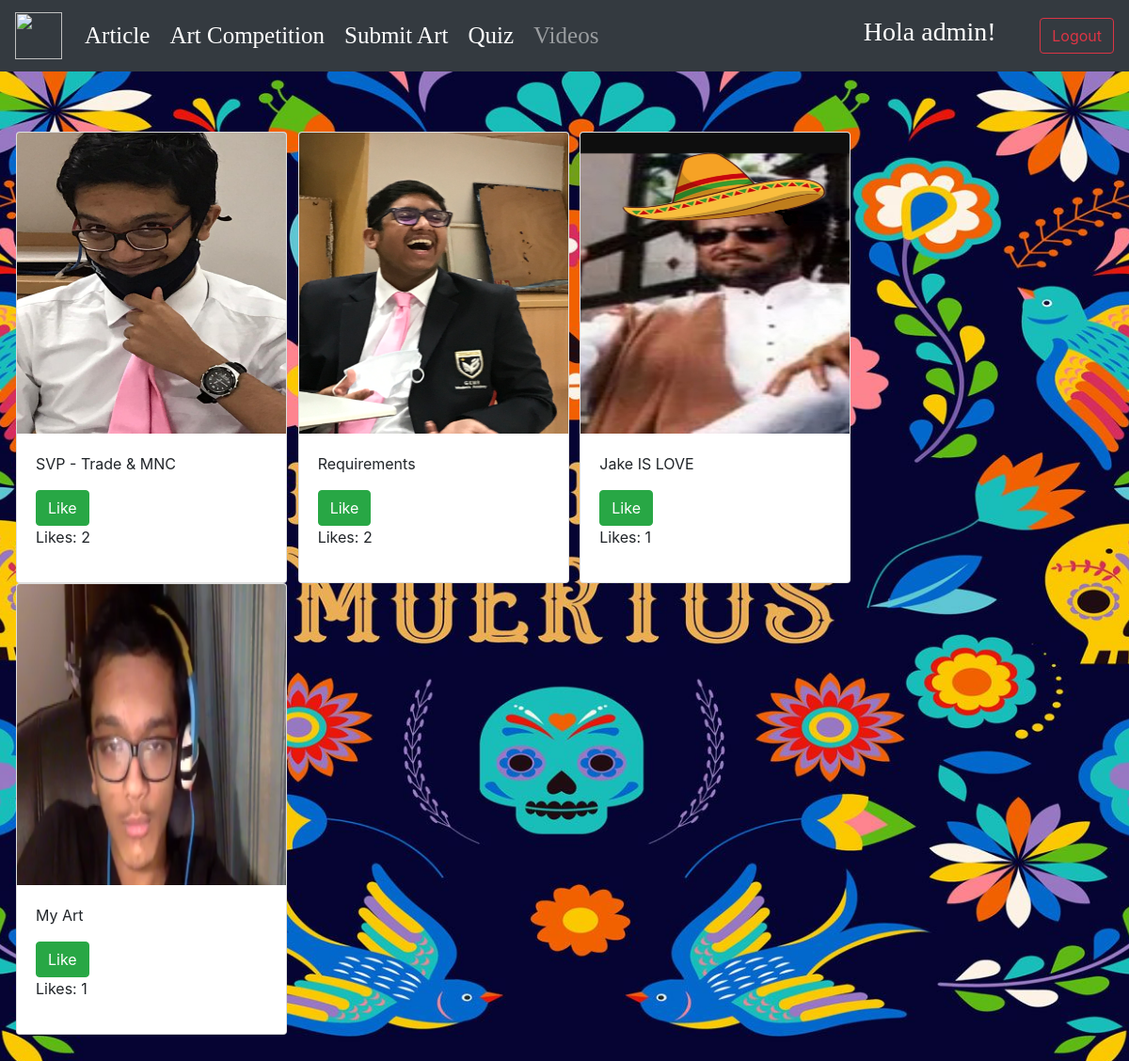
The app's page /art (signed in) with its own data.
### home/models.py (models this page shows, shortened)
class Art(models.Model):
    title = models.CharField(max_length=100)
    description = models.TextField()
    image = models.ImageField(blank=True, null=True)
    likes = models.ManyToManyField(User, related_name="likes")
    approved = models.BooleanField(default=False)
    user = models.OneToOneField(User, on_delete=models.CASCADE, related_name="user")
    def get_count(self):
        return self.likes.count()

### home/views.py (the view)
# urls.py: path('art', home.art, name='art'),
@login_required(login_url="/login")
def art(response):
    art = Art.objects.filter(approved=True)
    return render(response, "home/art.html", {"posts": art})

### home/templates/home/art.html (shortened to what this page needs)
{% extends 'home.html' %}
{% block content %}
<div class="jumbotron" style="background: none;">
    <div class="row">
{% for posts in posts %}
    <div class="card" style="width: 18rem; margin-right: 1%;">
      <img class="card-img-top" src="{{posts.image.url}}" alt="Card image cap" style="height: 20rem;">
      <div class="card-body">
        <p class="card-text" id="likeCount">{{posts.title}}</p>
        <button class="btn btn-success likeButton" value="{{posts.id}}">Like</button>
        <p>Likes: {{posts.get_count}}</p>
      </div>
    </div>
{% endfor %}
        </div>
</div>
{% endblock %}

### home/templates/home.html (shortened to what this page needs)
{% load static %}
<!doctype html>
<html lang="en">
  <head>
    <link rel="stylesheet" href="https://maxcdn.bootstrapcdn.com/bootstrap/4.0.0/css/bootstrap.min.css">
    <link rel="stylesheet" href="{% static 'css/styles.css' %}">
  </head>
  <body style="background: url('{% static 'secondBG.jpg' %}') no-repeat center center fixed; height:100%;background-position: center;
  background-repeat: no-repeat;
  background-size: cover;">
    <div class="navbar navbar-expand-lg navbar-dark bg-dark newNav">
      <a class="navbar-brand" href="{% url 'home' %}">
        <img src="https://previews.123rf.com/images/vectorcarrot/vectorcarrot1808/vectorcarrot180800052/108852594-illustration-of-mexican-sugar-skull-day-of-the-dead-dia-de-los-muertos-.jpg" width="50" height="50" alt="">
      </a>
      <div class="collapse navbar-collapse" id="navbarNavDropdown">
        <ul class="navbar-nav">
          <li class="nav-item active navTitle">
        <a class="nav-link navHead" href="{% url 'article' %}" style="font-size:25px;">Article<span class="sr-only">(current)</span></a>
        </li>
      <li class="nav-item active navTitle">
        <a class="nav-link navHead" href="{% url 'art' %}" style="font-size:25px;">Art Competition</a>
      </li>
      <li class="nav-item active navTitle">
        <a class="nav-link navHead" href="{% url 'submit' %}" style="font-size:25px;">Submit Art</a>
      </li>
       <li class="nav-item active navTitle">
        <a class="nav-link navHead" href="{% url 'quiz' %}" style="font-size:25px;">Quiz</a>
      </li>
      <li class="nav-item dropdown navTitle">
        <a class="nav-link navHead" href="{% url 'video' %}"  style="font-size:25px;">
          Videos
        </a>
      </li>
    </ul>
  </div>
      {% if user.is_authenticated %}
      <h3 class="navHead" style="color: white; margin-right: 4%;">Hola {{request.user.username}}!</h3>
      <a class="btn btn-md btn-outline-danger float-right" href="/logout">Logout</a>
      {% else %}
      <a class="btn btn-lg btn-outline-success float-right" style="margin-right: 1%;" href="/register">Register</a>
      <a class="btn btn-lg btn-outline-primary float-right" href="/login">Login</a>
      {% endif %}
</div>
    {% block content %}
      {% endblock %}
  </body>

### static/css/styles.css (style rules this page uses)
body, html { height: 100%; }
.navHead { margin-right: 5px; font-family: Brush Script MT, Brush Script Std, cursive; }

### records on screen
Art: image (picture), title "SVP - Trade & MNC", get_count "2"
Art: image (picture), title "Requirements", get_count "2"
Art: image (picture), title "Jake IS LOVE", get_count "1"
Art: image (picture), title "My Art", get_count "1"

### other values on screen
{{ request.user.username }} "admin"
